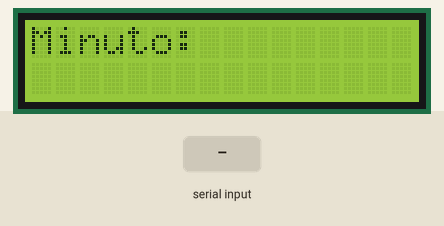
Simulated run of this sketch. Board: Arduino Uno, built with avr-gcc and run on an emulated ATmega328P. Shown: 16×2 character LCD. The inputs (shaded band) are chosen by the test bench. What the sketch prints to the serial monitor is not drawn.

Above: at 3.0 s.
3.1 s: "30,150,10\n" received over Serial
At 4.9 s:
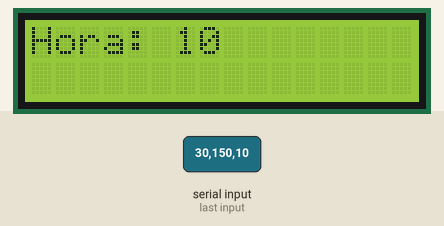
6.1 s: "30,150,10,200\n" received over Serial
At 6.9 s:
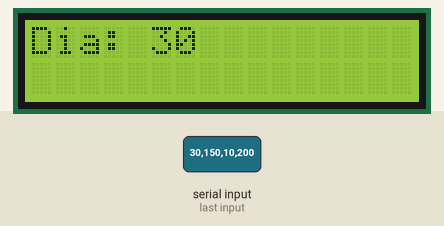
At 8.4 s:
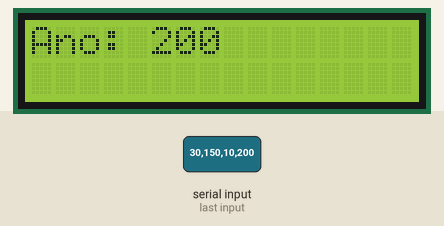
Timing chart, 0 to 9.9 s (numbered marks = the images above; inputs shaded):
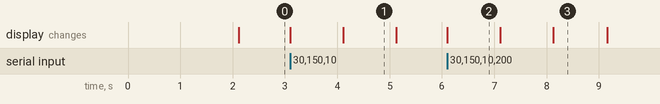

The sketch:

relogio.ino
```cpp
#include <Wire.h>
#include <LiquidCrystal_I2C.h>

LiquidCrystal_I2C lcd(0x27,2,1,0,4,5,6,7,3, POSITIVE);  // set the LCD address to 0x38
int segundo,minuto, hora, dia, mes,ano;
unsigned long UtlTime;

void setup() {
  UtlTime=0;
  minuto=0;
  hora=0;
  dia=0;
  mes=0;
  ano=0;

  Serial.begin(9600);//inicializar a opcao de informar dados
  lcd.begin(16, 2);// inicizalizar led

  lcd.setCursor(0,0);
  lcd.print(" Data e hora ");
  lcd.setCursor(0,1);
  lcd.print(" com Arduino");
  delay (2000);

//Configura o minuto
  lcd.clear();
  lcd.setCursor(0,0);
  lcd.print("Minuto: ");
  Serial.print("\nEntre Minuto:");// pega os dados informados
  while(minuto==0 ){
    if (Serial.available() > 0){
      minuto= Serial.parseInt();
      if(minuto > 59){
        minuto = 0;
      }
    }
  }
  lcd.print(minuto);
  delay(1000);

//Configura a hora
  lcd.clear();
  lcd.setCursor(0,0);
  lcd.print("Hora: ");
  Serial.print("\nEntre Hora:"); // pega os dados informados
  while(hora == 0){
    if (Serial.available() > 0){
      hora= Serial.parseInt();
      if(hora > 23){
        hora = 0;
      }
    }
  }
  lcd.print(hora);
  delay(1000);

//Configura o Dia
  lcd.clear();
  lcd.setCursor(0,0);
  lcd.print("Dia: ");
  Serial.print("\nEntre Dia:");   // pega os dados informados
  while(dia==0){
    if (Serial.available() > 0){
      dia= Serial.parseInt();
      if(dia > 31){
        dia = 0;
      }
    }
  }
  lcd.print(dia);
  delay(1000);

//Configura o mês
  lcd.clear();
  lcd.setCursor(0,0);
  lcd.print("Mes: ");
  Serial.print("\nEntre Mes:");  // pega os dados informados
  while(mes==0){
    if (Serial.available() > 0){
      mes= Serial.parseInt();
      if(mes > 12){
        mes = 0;
      }
    }
  }
  lcd.print(mes);
  delay(1000);

//Configura o Ano
  lcd.clear();
  lcd.setCursor(0,0);
  lcd.print("Ano: ");
  Serial.print("\nEntre ano:");   //pega os dados informados
  while(ano==0){
    if (Serial.available() > 0){
      ano= Serial.parseInt();
    }
  }
  lcd.print(ano);
  delay(1000);

  lcd.clear();

}

void loop(){

  if(millis()-UtlTime<0){
    UtlTime=millis();
  }else{
    segundo=int((millis()-UtlTime)/1000);
  }
  //mudança de hora e dia
  if(segundo>59){
    //colocar um lcd.clear();
    segundo=0;
    lcd.clear();
    minuto++;
    UtlTime=millis();
      if(minuto>59){
        hora++;
        minuto=0;
        lcd.clear();//limpar para nao fica copiar
        if(hora>23){
          dia++;
          lcd.clear();
          hora=0;
          if(mes==1||mes==3||mes==5||mes==7||mes==8||mes==10||mes==12){
            if(dia>31){
              dia=1;
              mes++;
              if(mes>12){
                ano++;
                mes=1;
              }
            }
          }else if(mes==2){
            if(ano%400==0){
              if(dia>29){
                dia=1;
                mes++;
              }
            }else if((ano%4==0)&&(ano%100!=0)){
              if(dia>29){
                dia=1;
                mes++;
              }
              }else{
                if(dia>28){
                dia=1;
                mes++;
                }
              }
          }else{
            if(dia>30){
            dia=1;
            mes++;
            }
          }
        }
      }
  }

  Serial.print(dia);
  Serial.print("/");
  Serial.print(mes);
  Serial.print("/");
  Serial.print(ano);
  Serial.println();

  lcd.setCursor(0,0);
  lcd.print("Data ");
  lcd.print(dia);
  lcd.print("/");
  lcd.print(mes);
  lcd.print("/");
  lcd.print(ano);

  Serial.print(hora);
  Serial.print(":");
  Serial.print(minuto);
  Serial.print(":");
  Serial.print(segundo);
  Serial.print("\n");
  Serial.println();

  lcd.setCursor(0,1);
  lcd.print("Hora ");
  lcd.print(hora);
  lcd.print(":");
  lcd.print(minuto);
  lcd.print(":");
  lcd.print(segundo);

}
```

Measured:
- after the input at 3.1 s, the display: first changes at once (image 1 shows a later state)
- after the input at 6.1 s, the display: changes at once (image 2)
- what the display in image 1 shows lasts 1.0 s, from 4.1 s to 5.1 s
